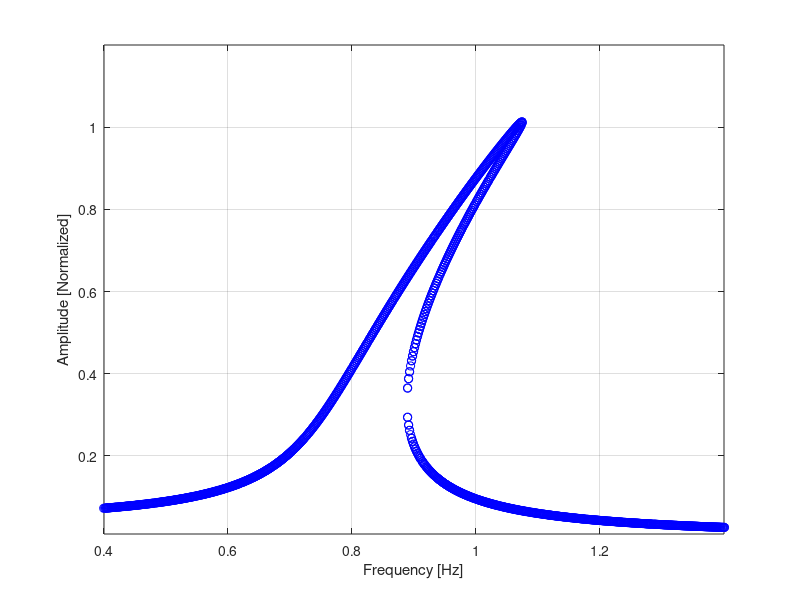

This chart was generated by the following MATLAB code:
% Response computing via Harmonic Balance Method

% Frequency array
wi = 0 % Initial frequency [rad/s]
wf = 10 % Final frequency [rad/s]
dw = 0.01 % Frequency increment [rad/s]
w_hb = wi:dw:wf % Frequency array [rad/s]
w_hz_hb = w_hb/(2*pi) % Frequency array [rad/s]

% Mass
m = 1; % [kg]

% Linear stiffness
k = 25; % [N/m]

% Nonlinear stiffness
knl = 25; % [N/m^3]

% Damping
c = 0.2; % [N.s/m]

% Excitation amplitude
Y_low = 0.1; % [N]
Y_high = sqrt(2); % [N]

Y = Y_high;

a = 1;
b = 1;
XX = zeros(6,length(w_hb));
X = zeros(6,length(w_hb));

for j = 1:length(w_hb)
    % Polynomial solution (roots computing)
    coefs = [(9/16)*knl.^2,0,(3*k*knl-3*knl*m*w_hb(j).^2)/2,0,(m*m*(w_hb(j).^4)-2*k*m*(w_hb(j).^2)+c*c*(w_hb(j).^2)+k*k),0,-Y*Y];
    X(:,j) = roots(coefs);
    for i = 1:size(X,1)
        if isreal(X(i,j)) == 1
            XX(a,b) = X(i,j);
            a = a+1;
        endif
    endfor   
    if a>1
        b = b+1;
    endif
    a = 1;
endfor

XX = abs(XX);

clear X
X = zeros(6,length(w_hb));

for z =1:length(w_hb)
    aux = unique(XX(:,z));
    X(1:length(aux),z) = aux;
endfor

H = abs(X)/Y;

% Visualization

figure()
for i =1:6
  plot(transpose(w_hb)./(2*pi),(abs(H(i,:)))./max(abs(H(2,:))),'ob');
  hold on;
endfor  
ylim([0.01 1.2])
xlim([0.4 1.4])
grid on;
hold off;
xlabel('Frequency [Hz]')
ylabel('Amplitude [Normalized]')
%xlim([0.4 1.4])